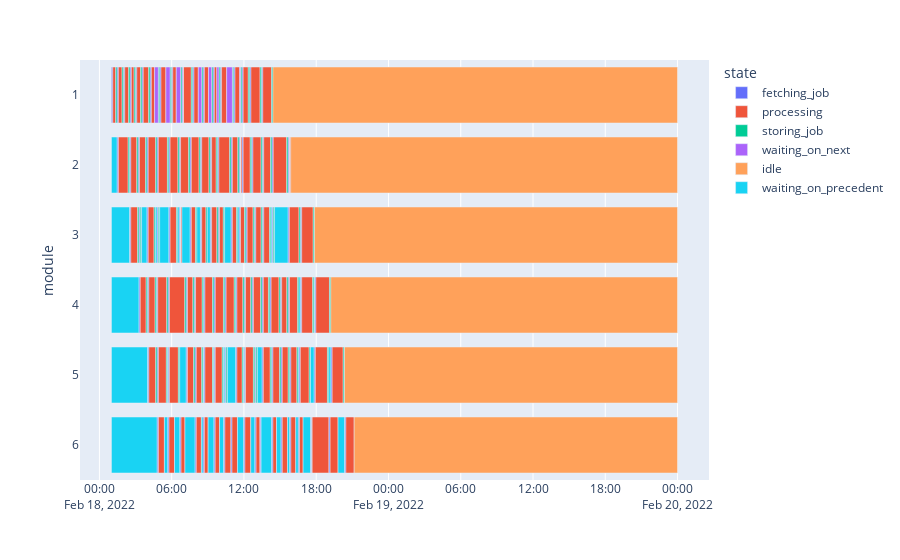

Here is the notebook cell this chart was saved with:
### Code cell
draw_gantt(dfb_slot, avoid_idle=False)
